Frame 1 (no input): blank canvas, image omitted
Frame 60 (no input): blank canvas, image omitted
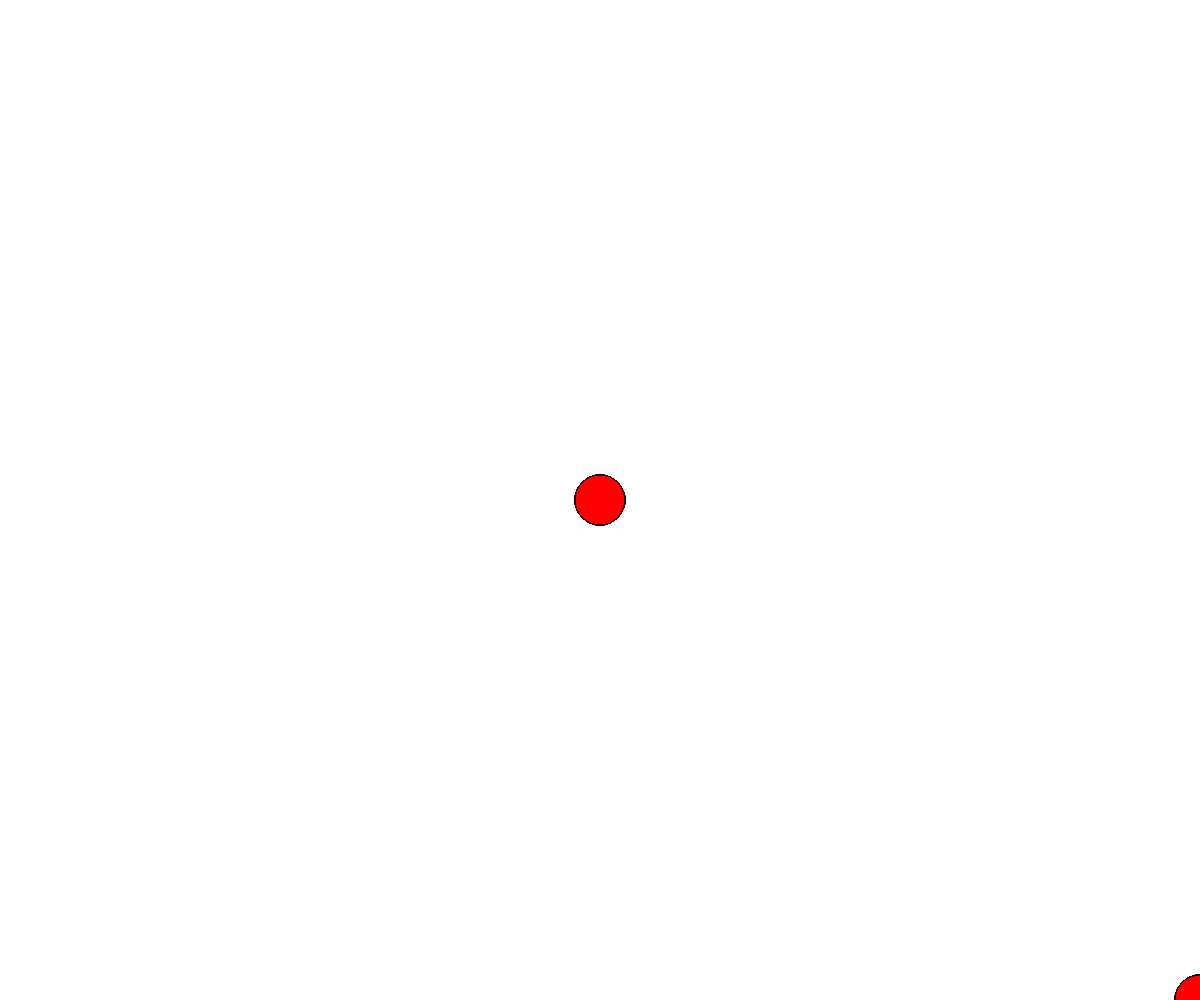
Frame 120 (the mouse pressed at the canvas centre since frame 60)

The p5.js sketch whose frames 1 and 60 were blank and that drew this single picture after the mouse press (run headless with seeded random() and noise() and a simulated clock; from frame 60 on, the mouse is pressed at the canvas centre):

// p5.js sketch
// ── sketch.js
function setup(){
createCanvas(windowWidth, windowHeight);
//canvas.parent ('sketch-holder');
	}

function draw(){
	fill(255,0,0);
	ellipse(windowWidth, windowHeight, 50, 50); 
	if(mouseIsPressed){
		ellipse(mouseX,mouseY,50,50)
	}

	}
